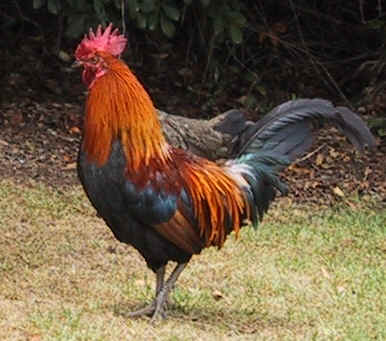
%> input picture Matlab/CVI/rooster.jpg, 386 x 341 px
$ octave Lab3.m   (GNU Octave 9; MATLAB toolbox functions it lacks are replaced by stand-ins)
%> lines starting %> are read from the running program, lines starting %| are printed output that depends on the picture
Ia=imread('rooster.jpg');
%> Ia is the input picture: size 341x386x3 uint8; mean R, G, B 110, 91.4, 68
Ib=imread('elephant.png');
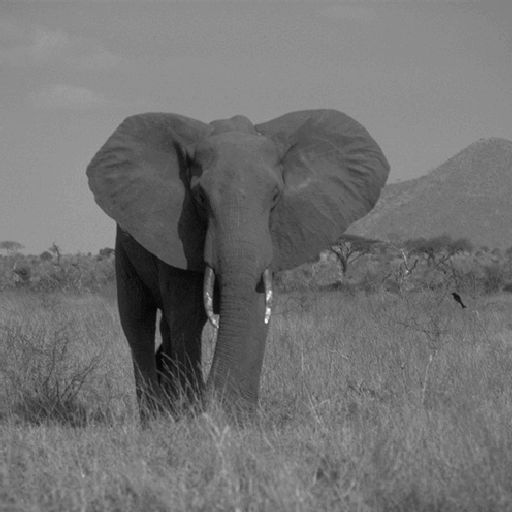
%> input picture Matlab/CVI/elephant.png, 512 x 512 px
%> Ib is the input picture: size 512x512 uint8; min 6, max 249, mean 113.7
Ic=imread('boxes.pgm');
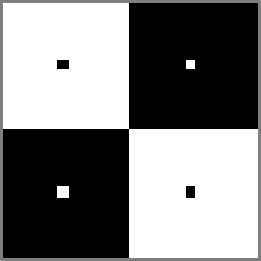
%> input picture Matlab/CVI/boxes.pgm, 87 x 87 px (shown 3 times larger)
%> Ic is the input picture: size 87x87 uint16; min 0, max 65535, mean 32774.6

Ia = im2gray(Ia);
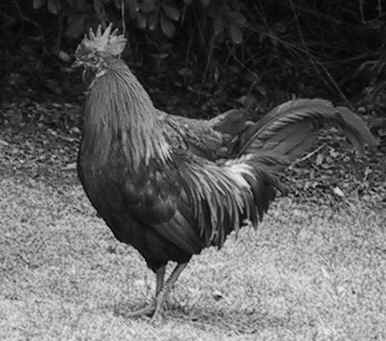
%> Ia: size 341x386 uint8; min 0, max 242, mean 94.3
Ib = im2gray(Ib);
Ic = im2gray(Ic);

Ia = im2double(Ia);
%> Ia: size 341x386 double
Ib = im2double(Ib);
%> Ib: size 512x512 double
Ic = im2double(Ic);
%> Ic: size 87x87 double

box25 = ones(25,25)./(25^2);
box5 = ones(5,5)./(5^2);

Iabox5=conv2(Ia,box5,'same');
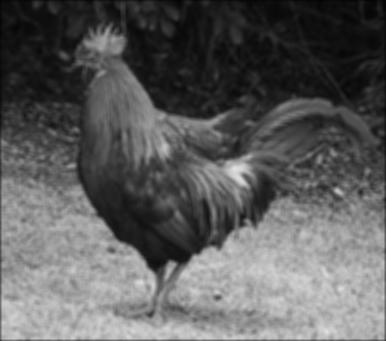
%> Iabox5: size 341x386 double; min 0.0166, max 0.879, mean 0.367
Iabox25=conv2(Ia,box25,'same');
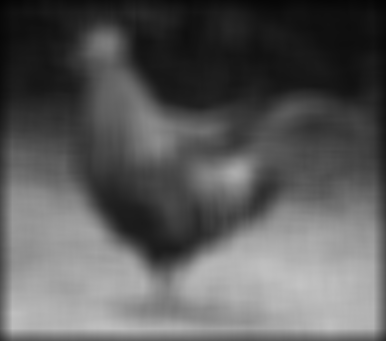
%> Iabox25: size 341x386 double; min 0.016, max 0.766, mean 0.356

Ibbox5=conv2(Ib,box5,'same');
Ibbox25=conv2(Ib,box25,'same');

Icbox5=conv2(Ic,box5,'same');
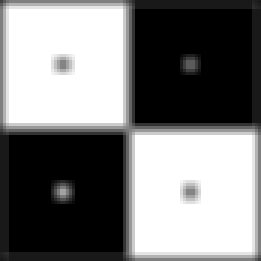
%> Icbox5: size 87x87 double (shown 3 times larger); min 0, max 1, mean 0.486
Icbox25=conv2(Ic,box25,'same');
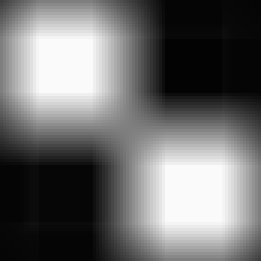
%> Icbox25: size 87x87 double (shown 3 times larger); min 0.0144, max 0.981, mean 0.431

figure(1), clf
subplot(2,2,1), imagesc(Iabox5), colorbar, title('rooster with 5x5 mask');
subplot(2,2,2), imagesc(Iabox25), colorbar, title('rooster with 25x25 mask');
subplot(2,2,3), imagesc(Icbox5), colorbar, title('boxes with 5x5 mask');
subplot(2,2,4), imagesc(Icbox25), colorbar, title('boxes with 25x25 mask');
